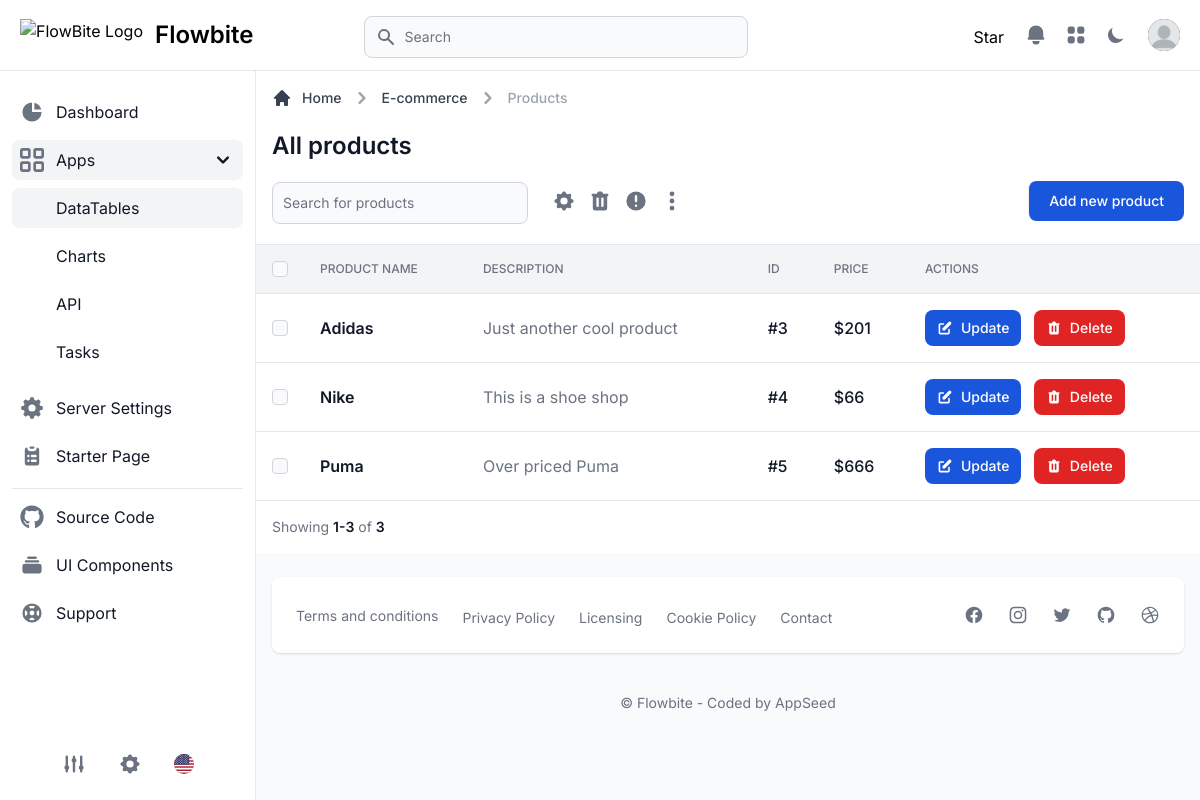
The app's page /tables/ with its own data.
### apps/common/models.py (models this page shows, shortened)
class Product(models.Model):
    id    = models.AutoField(primary_key=True)
    name  = models.CharField(max_length = 100)
    info  = models.CharField(max_length = 100, default = '')
    price = models.IntegerField(blank=True, null=True)

### apps/tables/views.py (the view)
# urls.py: path("", views.datatables, name="datatables"),
def datatables(request):
  filters = product_filter(request)
  product_list = Product.objects.filter(**filters)
  form = ProductForm()
  page = request.GET.get('page', 1)
  paginator = Paginator(product_list, 5)
  products = paginator.page(page)
  if request.method == 'POST':
      form = ProductForm(request.POST)
      if form.is_valid():
          return post_request_handling(request, form)
  context = {
    'segment'  : 'datatables',
    'parent'   : 'apps',
    'form'     : form,
    'products' : products
  }
  return render(request, 'apps/datatables.html', context)

### apps/tables/forms.py
class ProductForm(forms.ModelForm):
    class Meta:
        model = Product
        fields = '__all__'
    def __init__(self, *args, **kwargs):
        super(ProductForm, self).__init__(*args, **kwargs)
        for field_name, field in self.fields.items():
            self.fields[field_name].widget.attrs['placeholder'] = field.label
            self.fields[field_name].widget.attrs['class'] = 'bg-gray-50 border border-gray-300 text-gray-900 text-sm rounded-lg focus:ring-primary-600 focus:border-primary-600 block w-full p-2.5 dark:bg-gray-700 dark:border-gray-600 dark:placeholder-gray-400 dark:text-white dark:focus:ring-primary-500 dark:focus:border-primary-500'
            self.fields[field_name].widget.attrs['required'] = False

### apps/tables/utils.py (called while the page is built)
def product_filter(request):
    filter_string = {}
    filter_mappings = {
        'search': 'name__icontains'
    }
    for key in request.GET:
        if request.GET.get(key) and key != 'page':
            filter_string[filter_mappings[key]] = request.GET.get(key)
    return filter_string

### templates/apps/datatables.html (shortened to what this page needs)
{% extends "layouts/base.html" %}
{% load static %}
{% block content %}
<main>
  <div
    class="p-4 bg-white block sm:flex items-center justify-between border-b border-gray-200 lg:mt-1.5 dark:bg-gray-800 dark:border-gray-700">
    <div class="w-full mb-1">
      <div class="mb-4">
        <nav class="flex mb-5" aria-label="Breadcrumb">
          <ol class="inline-flex items-center space-x-1 text-sm font-medium md:space-x-2">
            <li class="inline-flex items-center">
              <a href="#"
                class="inline-flex items-center text-gray-700 hover:text-primary-600 dark:text-gray-300 dark:hover:text-white">
                <svg class="w-5 h-5 mr-2.5" fill="currentColor" viewBox="0 0 20 20" xmlns="http://www.w3.org/2000/svg">
                  <path
                    d="M10.707 2.293a1 1 0 00-1.414 0l-7 7a1 1 0 001.414 1.414L4 10.414V17a1 1 0 001 1h2a1 1 0 001-1v-2a1 1 0 011-1h2a1 1 0 011 1v2a1 1 0 001 1h2a1 1 0 001-1v-6.586l.293.293a1 1 0 001.414-1.414l-7-7z">
                  </path>
                </svg>
                Home
              </a>
            </li>
            <li>
              <div class="flex items-center">
                <svg class="w-6 h-6 text-gray-400" fill="currentColor" viewBox="0 0 20 20"
                  xmlns="http://www.w3.org/2000/svg">
                  <path fill-rule="evenodd"
                    d="M7.293 14.707a1 1 0 010-1.414L10.586 10 7.293 6.707a1 1 0 011.414-1.414l4 4a1 1 0 010 1.414l-4 4a1 1 0 01-1.414 0z"
                    clip-rule="evenodd"></path>
                </svg>
                <a href="#"
                  class="ml-1 text-gray-700 hover:text-primary-600 md:ml-2 dark:text-gray-300 dark:hover:text-white">E-commerce</a>
              </div>
            </li>
            <li>
              <div class="flex items-center">
                <svg class="w-6 h-6 text-gray-400" fill="currentColor" viewBox="0 0 20 20"
                  xmlns="http://www.w3.org/2000/svg">
                  <path fill-rule="evenodd"
                    d="M7.293 14.707a1 1 0 010-1.414L10.586 10 7.293 6.707a1 1 0 011.414-1.414l4 4a1 1 0 010 1.414l-4 4a1 1 0 01-1.414 0z"
                    clip-rule="evenodd"></path>
                </svg>
                <span class="ml-1 text-gray-400 md:ml-2 dark:text-gray-500" aria-current="page">Products</span>
              </div>
            </li>
          </ol>
        </nav>
        <h1 class="text-xl font-semibold text-gray-900 sm:text-2xl dark:text-white">All products</h1>
      </div>
      <div class="items-center justify-between block sm:flex md:divide-x md:divide-gray-100 dark:divide-gray-700">
        <div class="flex items-center mb-4 sm:mb-0">
          <form class="sm:pr-3" method="GET">
            <div class="relative w-48 mt-1 sm:w-64 xl:w-96">
              <input type="text" name="search" id="products-search"
                class="bg-gray-50 border border-gray-300 text-gray-900 sm:text-sm rounded-lg focus:ring-primary-500 focus:border-primary-500 block w-full p-2.5 dark:bg-gray-700 dark:border-gray-600 dark:placeholder-gray-400 dark:text-white dark:focus:ring-primary-500 dark:focus:border-primary-500"
                placeholder="Search for products">
            </div>
          </form>
          <div class="flex items-center w-full sm:justify-end">
            <div class="flex pl-2 space-x-1">
              <a href="#"
                class="inline-flex justify-center p-1 text-gray-500 rounded cursor-pointer hover:text-gray-900 hover:bg-gray-100 dark:text-gray-400 dark:hover:bg-gray-700 dark:hover:text-white">
              </a>
              <a href="#"
                class="inline-flex justify-center p-1 text-gray-500 rounded cursor-pointer hover:text-gray-900 hover:bg-gray-100 dark:text-gray-400 dark:hover:bg-gray-700 dark:hover:text-white">
              </a>
              <a href="#"
                class="inline-flex justify-center p-1 text-gray-500 rounded cursor-pointer hover:text-gray-900 hover:bg-gray-100 dark:text-gray-400 dark:hover:bg-gray-700 dark:hover:text-white">
                <svg class="w-6 h-6" fill="currentColor" viewBox="0 0 20 20" xmlns="http://www.w3.org/2000/svg">
                  <path fill-rule="evenodd"
                    d="M18 10a8 8 0 11-16 0 8 8 0 0116 0zm-7 4a1 1 0 11-2 0 1 1 0 012 0zm-1-9a1 1 0 00-1 1v4a1 1 0 102 0V6a1 1 0 00-1-1z"
                    clip-rule="evenodd"></path>
                </svg>
              </a>
              <a href="#"
                class="inline-flex justify-center p-1 text-gray-500 rounded cursor-pointer hover:text-gray-900 hover:bg-gray-100 dark:text-gray-400 dark:hover:bg-gray-700 dark:hover:text-white">
                <svg class="w-6 h-6" fill="currentColor" viewBox="0 0 20 20" xmlns="http://www.w3.org/2000/svg">
                  <path
                    d="M10 6a2 2 0 110-4 2 2 0 010 4zM10 12a2 2 0 110-4 2 2 0 010 4zM10 18a2 2 0 110-4 2 2 0 010 4z">
                  </path>
                </svg>
              </a>
            </div>
          </div>
        </div>
        <button id="createProductButton"
          class="text-white bg-blue-700 hover:bg-blue-800 focus:ring-4 focus:ring-primary-300 font-medium rounded-lg text-sm px-5 py-2.5 dark:bg-blue-600 dark:hover:bg-blue-700 focus:outline-none dark:focus:ring-primary-800"
          type="button" data-drawer-target="drawer-create-product-default"
          data-drawer-show="drawer-create-product-default" aria-controls="drawer-create-product-default"
          data-drawer-placement="right">
          Add new product
        </button>
      </div>
    </div>
  </div>
  <div class="flex flex-col">
    <div class="overflow-x-auto">
      <div class="inline-block min-w-full align-middle">
        <div class="overflow-hidden shadow">
          <table class="min-w-full divide-y divide-gray-200 table-fixed dark:divide-gray-600">
            <thead class="bg-gray-100 dark:bg-gray-700">
              <tr>
                <th scope="col" class="p-4">
                  <div class="flex items-center">
                    <input id="checkbox-all" aria-describedby="checkbox-1" type="checkbox"
                      class="w-4 h-4 border-gray-300 rounded bg-gray-50 focus:ring-3 focus:ring-primary-300 dark:focus:ring-primary-600 dark:ring-offset-gray-800 dark:bg-gray-700 dark:border-gray-600">
                  </div>
                </th>
                <th scope="col" class="p-4 text-xs font-medium text-left text-gray-500 uppercase dark:text-gray-400">
                  Product Name
                </th>
                <th scope="col" class="p-4 text-xs font-medium text-left text-gray-500 uppercase dark:text-gray-400">
                  Description
                </th>
                <th scope="col" class="p-4 text-xs font-medium text-left text-gray-500 uppercase dark:text-gray-400">
                  ID
                </th>
                <th scope="col" class="p-4 text-xs font-medium text-left text-gray-500 uppercase dark:text-gray-400">
                  Price
                </th>
                <th scope="col" class="p-4 text-xs font-medium text-left text-gray-500 uppercase dark:text-gray-400">
                  Actions
                </th>
              </tr>
            </thead>
            <tbody class="bg-white divide-y divide-gray-200 dark:bg-gray-800 dark:divide-gray-700">
              {% for product in products %}
              <tr class="hover:bg-gray-100 dark:hover:bg-gray-700">
                <td class="w-4 p-4">
                  <div class="flex items-center">
                    <input id="checkbox-194556" aria-describedby="checkbox-1" type="checkbox"
                      class="w-4 h-4 border-gray-300 rounded bg-gray-50 focus:ring-3 focus:ring-primary-300 dark:focus:ring-primary-600 dark:ring-offset-gray-800 dark:bg-gray-700 dark:border-gray-600">
                  </div>
                </td>
                <td class="p-4 text-sm font-normal text-gray-500 whitespace-nowrap dark:text-gray-400">
                  <div class="text-base font-semibold text-gray-900 dark:text-white">{{ product.name }}</div>
                </td>
                <td
                  class="max-w-sm p-4 overflow-hidden text-base font-normal text-gray-500 truncate xl:max-w-xs dark:text-gray-400">
                  {{ product.info }}
                </td>
                <td class="p-4 text-base font-medium text-gray-900 whitespace-nowrap dark:text-white">
                  #{{ product.id }}</td>
                <td class="p-4 text-base font-medium text-gray-900 whitespace-nowrap dark:text-white">
                  ${{ product.price }}</td>
                <td class="p-4 space-x-2 whitespace-nowrap">
                  <button type="button" id="updateProductButton" data-drawer-target="drawer-update-product-default{{product.id}}"
                    data-drawer-show="drawer-update-product-default{{product.id}}" aria-controls="drawer-update-product-default{{product.id}}"
                    data-drawer-placement="right"
                    class="inline-flex items-center px-3 py-2 text-sm font-medium text-center text-white rounded-lg bg-blue-700 hover:bg-blue-800 focus:ring-4 focus:ring-primary-300 dark:bg-blue-600 dark:hover:bg-blue-700 dark:focus:ring-primary-800">
                    Update
                  </button>
                  <button type="button" id="deleteProductButton" data-drawer-target="drawer-delete-product-default{{product.id}}"
                    data-drawer-show="drawer-delete-product-default{{product.id}}" aria-controls="drawer-delete-product-default{{product.id}}"
                    data-drawer-placement="right"
                    class="inline-flex items-center px-3 py-2 text-sm font-medium text-center text-white bg-red-600 rounded-lg hover:bg-red-800 focus:ring-4 focus:ring-red-300 dark:focus:ring-red-900">
                    Delete
                  </button>
                </td>
              </tr>
              {% endfor %}
            </tbody>
          </table>
        </div>
      </div>
    </div>
  </div>
  <div
    class="sticky bottom-0 right-0 items-center w-full p-4 bg-white border-t border-gray-200 flex justify-between dark:bg-gray-800 dark:border-gray-700">
    <div class="flex items-center mb-4 sm:mb-0">
      <span class="text-sm font-normal text-gray-500 dark:text-gray-400">Showing <span
          class="font-semibold text-gray-900 dark:text-white">{{ products.start_index }}-{{ products.end_index }}</span> of <span
          class="font-semibold text-gray-900 dark:text-white">{{ products.paginator.count }}</span></span>
    </div>
  </div>
</main>
{% endblock content %}

### records on screen
Product: name "Adidas", info "Just another cool product", id "3", price "201"
Product: name "Nike", info "This is a shoe shop", id "4", price "66"
Product: name "Puma", info "Over priced Puma", id "5", price "666"

### other values on screen
{{ products.start_index }} "1"
{{ products.end_index }} "3"
{{ products.paginator.count }} "3"
